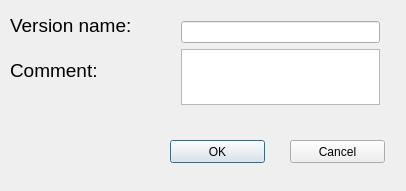
<?xml version="1.0" encoding="UTF-8"?>
<ui version="4.0">
<comment> Copyright (C) 2016 by Pedro Mendes, Virginia Tech Intellectual </comment>
<comment> Properties, Inc., University of Heidelberg, and The University </comment>
<comment> of Manchester. </comment>
<comment> All rights reserved. </comment>

 <class>CCreateModelVersionDialog</class>
 <widget class="QDialog" name="CCreateModelVersionDialog">
  <property name="geometry">
   <rect>
    <x>0</x>
    <y>0</y>
    <width>406</width>
    <height>191</height>
   </rect>
  </property>
  <property name="windowTitle">
   <string>Dialog</string>
  </property>
  <widget class="QPushButton" name="OkButton">
   <property name="geometry">
    <rect>
     <x>170</x>
     <y>140</y>
     <width>95</width>
     <height>23</height>
    </rect>
   </property>
   <property name="text">
    <string>OK</string>
   </property>
  </widget>
  <widget class="QLabel" name="label_2">
   <property name="geometry">
    <rect>
     <x>10</x>
     <y>40</y>
     <width>101</width>
     <height>61</height>
    </rect>
   </property>
   <property name="text">
    <string>&lt;html&gt;&lt;head/&gt;&lt;body&gt;&lt;p&gt;&lt;span style=&quot; font-size:14pt;&quot;&gt;Comment:&lt;/span&gt;&lt;/p&gt;&lt;/body&gt;&lt;/html&gt;</string>
   </property>
  </widget>
  <widget class="QLabel" name="label_3">
   <property name="geometry">
    <rect>
     <x>10</x>
     <y>10</y>
     <width>141</width>
     <height>31</height>
    </rect>
   </property>
   <property name="text">
    <string>&lt;html&gt;&lt;head/&gt;&lt;body&gt;&lt;p&gt;&lt;span style=&quot; font-size:14pt;&quot;&gt;Version name:&lt;/span&gt;&lt;/p&gt;&lt;/body&gt;&lt;/html&gt;</string>
   </property>
  </widget>
  <widget class="QPushButton" name="CancelButton">
   <property name="geometry">
    <rect>
     <x>290</x>
     <y>140</y>
     <width>95</width>
     <height>23</height>
    </rect>
   </property>
   <property name="text">
    <string>Cancel</string>
   </property>
  </widget>
  <widget class="QWidget" name="layoutWidget">
   <property name="geometry">
    <rect>
     <x>170</x>
     <y>10</y>
     <width>221</width>
     <height>106</height>
    </rect>
   </property>
   <layout class="QVBoxLayout" name="verticalLayout_2">
    <item>
     <widget class="QLineEdit" name="lineEdit_2"/>
    </item>
    <item>
     <layout class="QVBoxLayout" name="verticalLayout">
      <item>
       <widget class="QPlainTextEdit" name="plainTextEdit"/>
      </item>
     </layout>
    </item>
   </layout>
  </widget>
  <zorder>layoutWidget</zorder>
  <zorder>OkButton</zorder>
  <zorder>CancelButton</zorder>
  <zorder>label_2</zorder>
  <zorder>label_3</zorder>
 </widget>
 <layoutdefault spacing="6" margin="11"/>
 <resources/>
 <connections>
  <connection>
   <sender>CancelButton</sender>
   <signal>clicked()</signal>
   <receiver>CCreateModelVersionDialog</receiver>
   <slot>close()</slot>
   <hints>
    <hint type="sourcelabel">
     <x>366</x>
     <y>288</y>
    </hint>
    <hint type="destinationlabel">
     <x>438</x>
     <y>307</y>
    </hint>
   </hints>
  </connection>
 </connections>
</ui>
